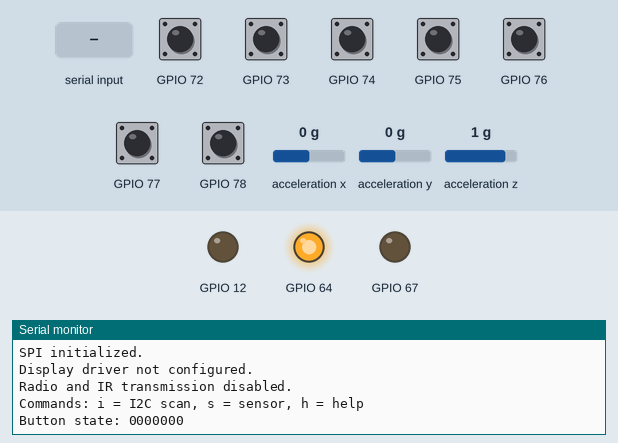
Simulated run of this program. Board: ESP32-C6. On the bench: output pins drawn as LEDs (lit = HIGH), the last lines printed to the serial monitor. The inputs (shaded band) are chosen by the test bench; at power-on: GPIO 72–78 HIGH, acceleration x 0 g, acceleration y 0 g, acceleration z 1 g.

Above: at 2.2 s.
2.3 s: "s" received over Serial
At 2.7 s:
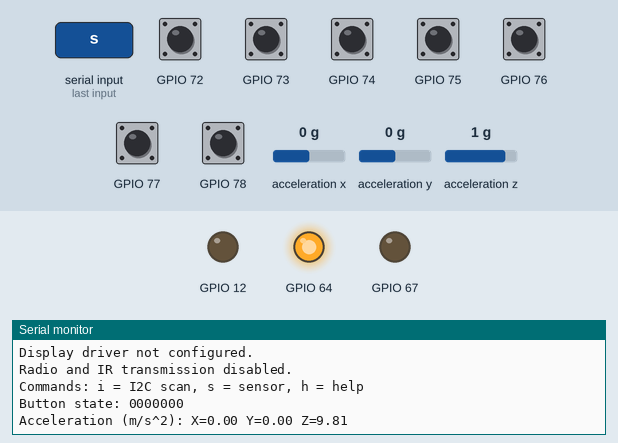
5.3 s: "h" received over Serial
At 6.4 s:
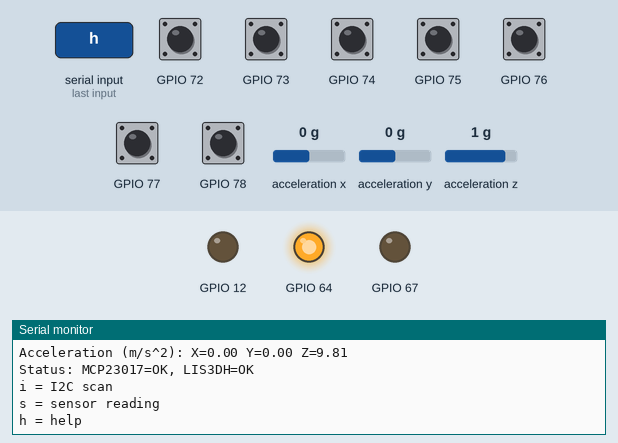

The program:

main.cpp
```cpp
#include <Arduino.h>
#include <Wire.h>
#include <SPI.h>
#include <Adafruit_MCP23X17.h>
#include <Adafruit_LIS3DH.h>
#include <Adafruit_Sensor.h>
#include "board_pins.h"

Adafruit_MCP23X17 mcp;
Adafruit_LIS3DH lis;

bool mcpPresent = false;
bool lisPresent = false;
uint32_t lastStatus = 0;
uint16_t previousButtons = 0xFFFF;

void scanI2C() {
  Serial.println("\nI2C scan:");
  uint8_t found = 0;

  for (uint8_t addr = 1; addr < 127; addr++) {
    Wire.beginTransmission(addr);

    if (Wire.endTransmission() == 0) {
      Serial.printf("Found device at 0x%02X\n", addr);
      found++;
    }
  }

  if (!found) Serial.println("No I2C devices detected.");
}

void initMCP() {
  mcpPresent = mcp.begin_I2C(Pins::MCP23017_ADDR, &Wire);

  if (!mcpPresent) {
    Serial.println("MCP23017 not found at 0x20");
    return;
  }

  mcp.pinMode(Pins::RADIO_CS, OUTPUT);
  mcp.digitalWrite(Pins::RADIO_CS, HIGH);

  mcp.pinMode(Pins::RADIO_GDO0, INPUT);
  mcp.pinMode(Pins::RADIO_GDO2, INPUT);

  mcp.pinMode(Pins::BUZZER, OUTPUT);
  mcp.digitalWrite(Pins::BUZZER, LOW);

  for (uint8_t i = 0; i < Pins::BUTTON_COUNT; i++) {
    mcp.pinMode(Pins::BUTTON_FIRST + i, INPUT_PULLUP);
  }

  Serial.println("MCP23017 initialized.");
}

void initLIS3DH() {
  lisPresent = lis.begin(Pins::LIS3DH_ADDR);

  if (lisPresent) {
    lis.setRange(LIS3DH_RANGE_2_G);
    Serial.println("LIS3DH detected at 0x18");
  } else {
    Serial.println("LIS3DH not detected at 0x18");
  }
}

void reportButtons() {
  if (!mcpPresent) return;

  uint16_t state = 0;

  for (uint8_t i = 0; i < Pins::BUTTON_COUNT; i++) {
    if (mcp.digitalRead(Pins::BUTTON_FIRST + i) == LOW) {
      state |= (1U << i);
    }
  }

  if (state != previousButtons) {
    Serial.print("Button state: ");

    for (int i = 6; i >= 0; i--) {
      Serial.print((state >> i) & 1);
    }

    Serial.println();
    previousButtons = state;
  }
}

void reportSensors() {
  if (!lisPresent) {
    Serial.println("LIS3DH unavailable.");
    return;
  }

  sensors_event_t event;
  lis.getEvent(&event);

  Serial.printf(
    "Acceleration (m/s^2): X=%.2f Y=%.2f Z=%.2f\n",
    event.acceleration.x,
    event.acceleration.y,
    event.acceleration.z
  );
}

void setup() {
  Serial.begin(115200);
  delay(1000);

  Serial.println("\n=== CHAOX-HYDRA Diagnostics ===");

  Wire.begin(Pins::I2C_SDA, Pins::I2C_SCL);
  Wire.setClock(100000);

  scanI2C();
  initMCP();
  initLIS3DH();

  SPI.begin(
    Pins::SPI_SCK,
    Pins::SPI_MISO,
    Pins::SPI_MOSI
  );

  pinMode(Pins::IR_RX, INPUT);
  pinMode(Pins::IR_TX, OUTPUT);
  digitalWrite(Pins::IR_TX, LOW);

  Serial.println("SPI initialized.");
  Serial.println("Display driver not configured.");
  Serial.println("Radio and IR transmission disabled.");
  Serial.println("Commands: i = I2C scan, s = sensor, h = help");
}

void loop() {
  reportButtons();

  if (Serial.available()) {
    char c = Serial.read();

    if (c == 'i' || c == 'I') scanI2C();
    if (c == 's' || c == 'S') reportSensors();

    if (c == 'h' || c == 'H') {
      Serial.println("i = I2C scan");
      Serial.println("s = sensor reading");
      Serial.println("h = help");
    }
  }

  if (millis() - lastStatus >= 5000) {
    lastStatus = millis();

    Serial.printf(
      "Status: MCP23017=%s, LIS3DH=%s\n",
      mcpPresent ? "OK" : "NOT FOUND",
      lisPresent ? "OK" : "NOT FOUND"
    );
  }

  delay(10);
}
```

board_pins.h
```cpp
#pragma once
#include <Arduino.h>

namespace Pins {
  constexpr int TFT_CS = 1;
  constexpr int TFT_DC = 0;
  constexpr int TFT_RST = 25;
  constexpr int SD_CS = 7;

  constexpr int I2C_SDA = 23;
  constexpr int I2C_SCL = 24;

  constexpr int IR_RX = 11;
  constexpr int IR_TX = 12;

  constexpr int SPI_SCK = 8;
  constexpr int SPI_MISO = 9;
  constexpr int SPI_MOSI = 10;

  constexpr uint8_t MCP23017_ADDR = 0x20;
  constexpr uint8_t LIS3DH_ADDR = 0x18;

  constexpr uint8_t RADIO_CS = 0;
  constexpr uint8_t RADIO_GDO0 = 1;
  constexpr uint8_t RADIO_GDO2 = 2;
  constexpr uint8_t BUZZER = 3;

  constexpr uint8_t BUTTON_FIRST = 8;
  constexpr uint8_t BUTTON_COUNT = 7;
}
```

Measured:
- after the input at 2.3 s, the serial monitor: prints a new line at once (image 1)
- after the input at 5.3 s, the serial monitor: prints a new line at once (image 2)
